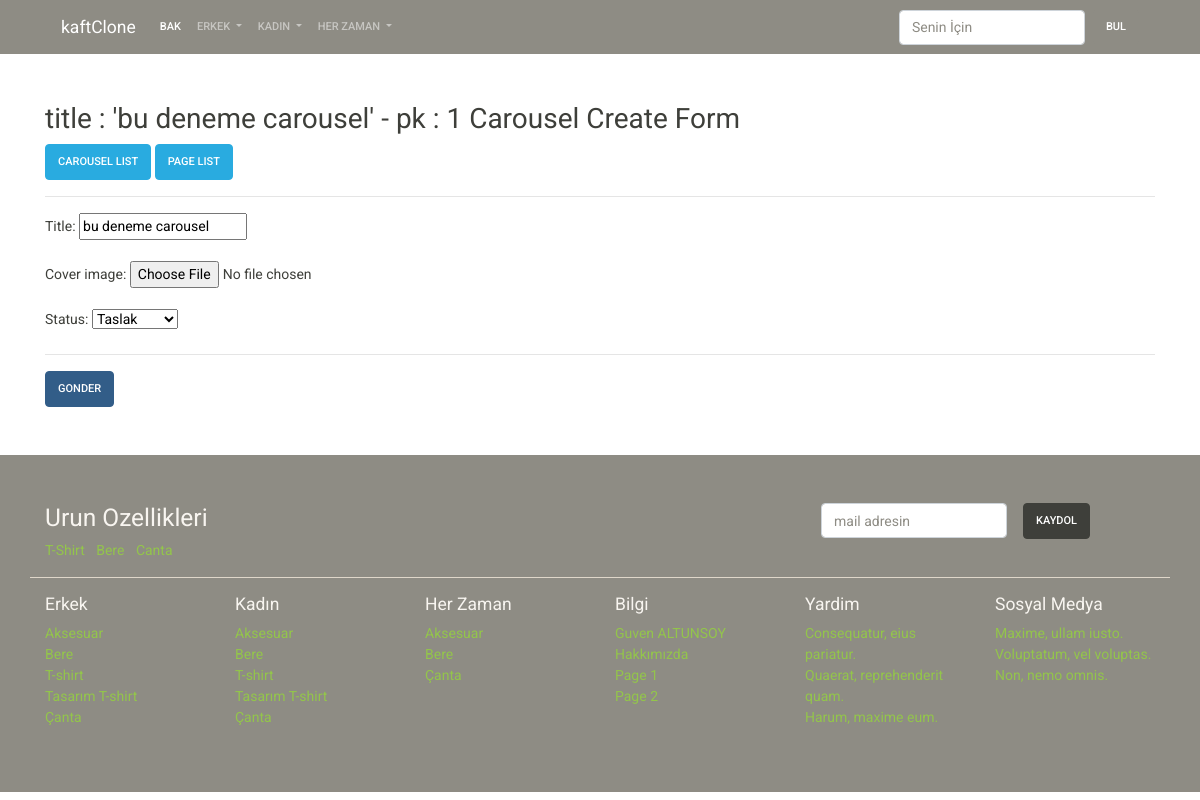
/manage/carousel/update/1/, run on the app's committed database.
### page/models.py (models this page shows)
class Carousel(models.Model):
    title = models.CharField(max_length=200, blank=True, null=True)
    cover_image = models.ImageField(
        upload_to='carousel',
        null=True,
        blank=True,
    )
    status = models.CharField(
        default=DEFAULT_STATUS,
        choices=STATUS,
        max_length=10
    )
    createt_at = models.DateTimeField(auto_now_add=True)
    updated_at = models.DateTimeField(auto_now=True)

class Page(models.Model):
    title = models.CharField(max_length=200)
    slug = models.SlugField(
        max_length=200,
        default="",
    )
    content = models.TextField()
    cover_image = models.ImageField(
        upload_to='page',
        null=True,
        blank=True,
    )
    status = models.CharField(
        default=DEFAULT_STATUS,
        choices=STATUS,
        max_length=10,
    )
    createt_at = models.DateTimeField(auto_now_add=True)
    updated_at = models.DateTimeField(auto_now=True)

### product/models.py (models this page shows, shortened)
class Category(models.Model):
    title = models.CharField(max_length=200)
    slug = models.SlugField(
        max_length=200,
        default="",
    )
    status = models.CharField(
        default=DEFAULT_STATUS,
        choices=STATUS,
        max_length=10,
    )
    gender = models.CharField(default='unisex',
                              choices=GENDER_CHOICE,
                              max_length=6
                              )
    createt_at = models.DateTimeField(auto_now_add=True)
    updated_at = models.DateTimeField(auto_now=True)

### page/views.py (the view)
# urls.py: path('carousel/update/<int:pk>/', carousel_update, name='carousel_update'),
def carousel_update(request, pk):
    context = dict()
    item = Carousel.objects.get(pk=pk)
    context['title'] = f"title : '{item.title}' - pk : {item.pk} Carousel Create Form"
    context['form'] = CarouselModelForm(instance=item)
    if request.method == 'POST':
        form = CarouselModelForm(request.POST, request.FILES, instance=item)
        if form.is_valid():
            form.save()
            messages.success(request, 'Carousel Güncellendi.')
            return redirect('carousel_update', pk)
    return render(request, 'manage/form.html', context)

### page/forms.py
class CarouselModelForm(forms.ModelForm):
    class Meta:
        model = Carousel
        fields = [
            'title',
            'cover_image',
            'status'
        ]  # don't use this

### kaft_clone/nav_context.py (called while the page is built)
def nav_data(request):
    context = dict()
    context['categories'] = Category.objects.filter(
        status=STATUS).order_by('title')
    context['pages'] = Page.objects.filter(
        status=STATUS
    ).order_by('title')
    return context

### templates/manage/form.html (shortened to what this page needs)
{% extends 'base/base.html' %}
{% block content %}
<div class="container mt-5">
    <div class="row">
        <div class="col-sm-12 ">
            <h2>{{ title }}</h2>
            <a href="{% url 'carousel_list' %}" class="btn btn-info">Carousel List</a>
            <a href="{% url 'page_list' %}" class="btn btn-info">Page List</a>
            <hr>
            <form method="POST" enctype="multipart/form-data">
                {{ form.as_p }}
                <hr>
                <button type="submit" class="btn btn-primary">Gonder</button>
            </form>
        </div>
    </div>
</div>
{% endblock %}

### templates/base/components/footer.html (shortened to what this page needs)
<div class="bg-dark py-5 mt-5">
    <div class="container">
        <div class="row">
            <div class="col-sm-8">
                <h3 class="text-light">Urun Ozellikleri</h3>
                <ul class="list-inline">
                    <li class="list-inline-item">
                        <a href="">T-Shirt</a>
                    </li>
                    <li class="list-inline-item">
                        <a href="">Bere</a>
                    </li>
                    <li class="list-inline-item">
                        <a href="">Canta</a>
                    </li>
                </ul>
            </div>
            <div class="col-sm-4">
                <form class="form-inline">
                    <div class="form-group mx-sm-3 mb-2">
                        <input type="email" class="form-control" id="ebulten" placeholder="mail adresin">
                    </div>
                    <button type="submit" class="btn btn-dark mb-2">Kaydol</button>
                </form>
            </div>
        </div>
        <div class="row border-top mb-3"></div>
        <div class="row">
            <div class="col-sm-2">
                <h5 class="text-light">Erkek</h5>
                <ul class="list-unstyled">
                    {% for item in categories %}
                    {% if item.gender == "men" or item.gender == "unisex" %}
                    <li class="list-item">
                        <a class="" href="{% url 'category_show' category_slug=item.slug %}">{{ item.title }}</a>
                    </li>
                    {% endif %}
                    {% endfor %}
                </ul>
            </div>
            <div class="col-sm-2">
                <h5 class="text-light">Kadın</h5>
                <ul class="list-unstyled">
                    {% for item in categories %}
                    {% if item.gender == "women" or item.gender == "unisex" %}
                    <li class="list-item">
                        <a class="" href="{% url 'category_show' category_slug=item.slug %}">{{ item.title }}</a>
                    </li>
                    {% endif %}
                    {% endfor %}
            </div>
            <div class="col-sm-2">
                <h5 class="text-light">Her Zaman</h5>
                <ul class="list-unstyled">
                    {% for item in categories %}
                    {% if item.gender == "unisex" %}
                    <li class="list-item">
                        <a class="" href="{% url 'category_show' category_slug=item.slug %}">{{ item.title }}</a>
                    </li>
                    {% endif %}
                    {% endfor %}
                </ul>
            </div>
            <div class="col-sm-2">
                <h5 class="text-light">Bilgi</h5>
                <ul class="list-unstyled">
                        {% for item in pages %}
                        <li class="list-item">
                            <a class="" href="">{{ item.title }}</a>
                        </li>
                        {% endfor %}
                </ul>
            </div>
            <div class="col-sm-2">
                <h5 class="text-light">Yardim</h5>
                <ul class="list-unstyled">
                    <li><a href="">Consequatur, eius pariatur.</a></li>
                    <li><a href="">Quaerat, reprehenderit quam.</a></li>
                    <li><a href="">Harum, maxime eum.</a></li>
                </ul>
            </div>
            <div class="col-sm-2">
                <h5 class="text-light">Sosyal Medya</h5>
                <ul class="list-unstyled text-white">
                    <li><a href="">Maxime, ullam iusto.</a></li>
                    <li><a href="">Voluptatum, vel voluptas.</a></li>
                    <li><a href="">Non, nemo omnis.</a></li>
                </ul>
            </div>
        </div>
    </div>
</div>

### data on the page
Carousel: title "bu deneme carousel", status "Taslak"
Category: title "Aksesuar"
Category: title "Bere"
Category: title "T-shirt"
Category: title "Tasarım T-shirt"
Category: title "Çanta"
Category: title "T-shirt"
Category: title "Tasarım T-shirt"
Page: title "Guven ALTUNSOY"
Page: title "Hakkımızda"
Page: title "Page 1"
Page: title "Page 2"

### other printed values
{{ title }} "title : 'bu deneme carousel' - pk : 1 Carousel Create Form"
